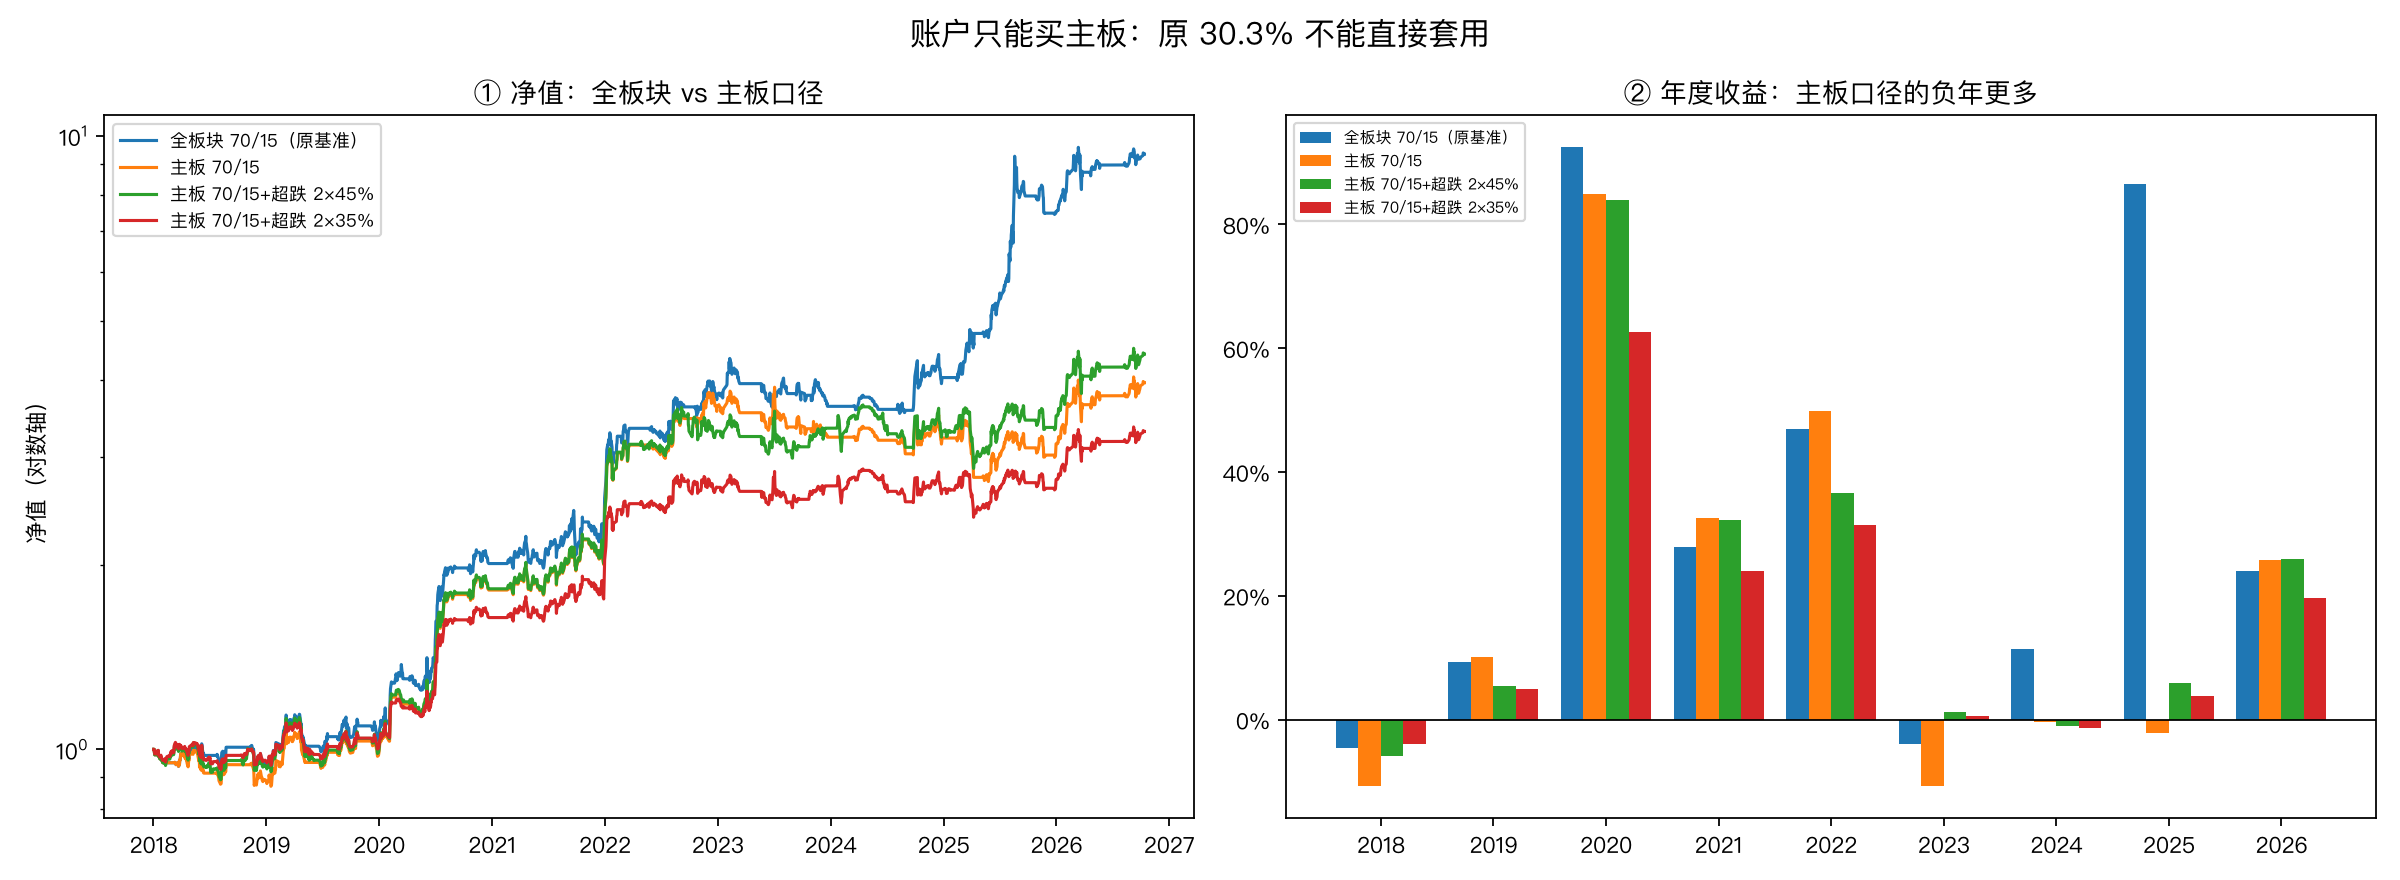

The Python source for this figure:
# -*- coding: utf-8 -*-
"""账户只能买主板：原 70/15 回测的板块贡献，以及主板口径重跑。

输出：
  14_板块贡献.csv
  14_主板_年度.csv
  14_主板_对照.csv
  14_主板_权益.csv / 14_主板_逐笔.csv
  14_主板超跌_权益.csv / 14_主板超跌_逐笔.csv
  14_主板超跌35_权益.csv / 14_主板超跌35_逐笔.csv
  14_主板约束.png

主板定义（按当前券商常用口径）：
  沪主板 600/601/603/605；深主板 000/001/002/003。
  排除创业板 300/301、科创板 688/689、北交所 8/4/920。
  002 原中小板，2021 年并入深主板，本处按主板处理。
"""
import os
import numpy as np
import pandas as pd
import matplotlib
matplotlib.use('Agg')
import matplotlib.pyplot as plt
from matplotlib.ticker import PercentFormatter
from importlib.machinery import SourceFileLoader

BASE = '/Users/admin/WorkSpace/trading'
ENG = os.path.join(BASE, '2026-10-22_全信号_买卖时间_优先级研究', '108_稳健引擎.py')
WEAK = os.path.join(BASE, '2026-10-22_持仓天数_涨跌路径', '07_弱势引擎.py')
PANEL = os.path.join(BASE, '2026-10-20_涨幅趋势_全维度定制/01_数据/全A面板_2016_2026_含退市.pkl')
EQ0 = '11_base_proper_权益.csv'
TR0 = '11_base_proper_逐笔.csv'
START, END = '2018-01-01', '2026-10-13'

plt.rcParams['font.sans-serif'] = ['PingFang SC', 'Heiti SC', 'Arial Unicode MS']
plt.rcParams['axes.unicode_minus'] = False

eng = SourceFileLoader('eng', ENG).load_module()
weak = SourceFileLoader('weak', WEAK).load_module()


def board_of(c):
    c = str(c)
    if c.startswith(('600', '601', '603', '605')):
        return '沪主板'
    if c.startswith(('000', '001', '002', '003')):
        return '深主板'
    if c.startswith(('300', '301')):
        return '创业板'
    if c.startswith(('688', '689')):
        return '科创板'
    if c.startswith(('8', '4', '920')):
        return '北交所'
    return '其他'


def is_main(c):
    return board_of(c) in ('沪主板', '深主板')


def main_mask(codes):
    return np.array([is_main(c) for c in codes], dtype=bool)[None, :]


class MainBase(eng.Engine):
    def __init__(self):
        super().__init__()
        self.base_nogate = (self.base_nogate & (self.AMT <= 70e6) & (self.C <= 15)
                            & main_mask(self.codes))


class MainEnhanced(weak.Engine):
    def __init__(self):
        super().__init__()
        g = lambda k: self.P[k].values
        self.MB0 = g('market_breadth20').copy()
        self.mask = main_mask(self.codes)
        dates = self.dates
        self.valid = (dates >= pd.Timestamp('2017-10-13'))[:, None] & (self.AMT >= 3e7) & (self.C >= 2) & self.mask
        self.trend_t = (self.base_nogate & (self.AMT <= 70e6) & (self.C <= 15)
                        & (self.MB0 > 0.5)[:, None] & self.mask)
        self.ov = (self.MB0 < .10)[:, None] & (self.RSI < 30) & (self.ATR <= .06) & (self.AMT >= 1e8) & self.mask
        self.MB = np.ones_like(self.MB0)
        self.base_nogate = self.trend_t | (self.valid & self.ov)


def annual_returns(E):
    out, prev = {}, E.equity.iloc[0]
    for y in range(2018, 2027):
        x = E.equity.loc[str(y)]
        if len(x) == 0:
            out[f'{y}年'] = np.nan
            continue
        out[f'{y}年'] = x.iloc[-1] / prev - 1
        prev = x.iloc[-1]
    return out


def add_net(T):
    T = T.copy()
    T['net_ret'] = T.pnl / (T.shares * T.entry)
    T['year'] = T.entry_date.dt.year
    return T


def bootstrap_dd(E, n, sims=3000, block=10):
    r = E.ret.dropna().values
    rng = np.random.default_rng(20261023)
    ds = []
    for _ in range(sims):
        out = []
        while len(out) < n:
            i = rng.integers(0, len(r) - block)
            out.extend(r[i:i + block])
        x = np.array(out[:n])
        eq = np.cumprod(1 + x)
        ds.append((eq / np.maximum.accumulate(eq) - 1).min())
    return np.array(ds)


def save_curve(name, E, T):
    E = E.copy()
    E.index.name = 'date'
    E.to_csv(f'14_{name}_权益.csv', encoding='utf-8-sig', float_format='%.4f', date_format='%Y-%m-%d')
    T.to_csv(f'14_{name}_逐笔.csv', index=False, encoding='utf-8-sig', float_format='%.6f', date_format='%Y-%m-%d')


def main():
    # 1) 原基线逐笔的板块贡献
    T0 = pd.read_csv(TR0, parse_dates=['entry_date', 'exit_date'])
    T0['板块'] = T0.code.map(board_of)
    total_pnl = T0.pnl.sum()
    rows = []
    for b, g in T0.groupby('板块'):
        rows.append({
            '板块': b, '笔数': len(g), '笔数占比': len(g) / len(T0),
            '净盈亏': g.pnl.sum(), '净盈亏占比': g.pnl.sum() / total_pnl,
            '胜率': (g.net_ret > 0).mean(), '净均值': g.net_ret.mean(),
            '最大单笔盈利': g.pnl.max(), '最大单笔亏损': g.pnl.min(),
        })
    contrib = pd.DataFrame(rows).sort_values('净盈亏', ascending=False)
    contrib.to_csv('14_板块贡献.csv', index=False, encoding='utf-8-sig', float_format='%.4f')
    print('板块贡献')
    print(contrib.round(4).to_string(index=False))

    # 2) 主板重跑
    b = MainBase()
    E1, T1, m1 = b.run(START, END, slots=2, sizing='fixed', maxpos=.45, heat_cap=.10,
                       gate_thr=.50, gate_mode='mb', rank='amt', hold=20, cost_rate=.0015,
                       vol_target=.20, stop_pct=.20, skip_entry_lu=True)
    T1 = add_net(T1)
    save_curve('主板', E1, T1)

    e = MainEnhanced()
    E2, T2, m2 = e.run(START, END, slots=2, sizing='fixed', maxpos=.45, heat_cap=.10,
                       gate_thr=-1, rank='amt', hold=20, cost_rate=.0015,
                       vol_target=.20, stop_pct=.20, skip_entry_lu=True)
    T2 = add_net(T2)
    save_curve('主板超跌', E2, T2)

    e35 = MainEnhanced()
    E3, T3, m3 = e35.run(START, END, slots=2, sizing='fixed', maxpos=.35, heat_cap=.10,
                         gate_thr=-1, rank='amt', hold=20, cost_rate=.0015,
                         vol_target=.20, stop_pct=.20, skip_entry_lu=True)
    T3 = add_net(T3)
    save_curve('主板超跌35', E3, T3)

    # 3) 对照表 + 年度
    E0 = pd.read_csv(EQ0, parse_dates=['date']).set_index('date')
    variants = [
        ('全板块 70/15（原基准）', E0, T0, None),
        ('主板 70/15', E1, T1, m1),
        ('主板 70/15+超跌 2×45%', E2, T2, m2),
        ('主板 70/15+超跌 2×35%', E3, T3, m3),
    ]
    rows, annual_rows = [], []
    for label, E, T, m in variants:
        ar = annual_returns(E)
        if m is None:
            m = {
                'cagr': (E.equity.iloc[-1] / E.equity.iloc[0]) ** (252 / len(E)) - 1,
                'maxdd': (E.equity / E.equity.cummax() - 1).min(),
                'maxdd_low': (E.equity_low / E.equity.cummax() - 1).min(),
                'trades': len(T), 'win': (T.net_ret > 0).mean(),
                'pf': T.pnl[T.pnl > 0].sum() / max(1e-9, -T.pnl[T.pnl < 0].sum()),
                'avg_exposure': E.exposure.mean(),
            }
        dd1 = bootstrap_dd(E, 252)
        dd3 = bootstrap_dd(E, 756)
        row = {
            '口径': label, '年化': m['cagr'], '最大回撤': m['maxdd'],
            '盘中最大回撤': m['maxdd_low'], '交易数': m['trades'],
            '胜率': m['win'], '盈亏比': m['pf'], '平均仓位': m['avg_exposure'],
            '1年自举P5回撤': np.quantile(dd1, .05),
            '3年自举P5回撤': np.quantile(dd3, .05),
        }
        row.update(ar)
        rows.append(row)
        for k, v in ar.items():
            annual_rows.append({'口径': label, '年份': int(k[:4]), '收益': v})
    comp = pd.DataFrame(rows)
    comp.to_csv('14_主板_对照.csv', index=False, encoding='utf-8-sig', float_format='%.4f')
    pd.DataFrame(annual_rows).to_csv('14_主板_年度.csv', index=False, encoding='utf-8-sig', float_format='%.4f')
    print('\n主板对照')
    print(comp.round(4).to_string(index=False))

    # 4) 图：净值 + 年度
    fig, axes = plt.subplots(1, 2, figsize=(15, 5.5))
    ax = axes[0]
    for label, E, _, _ in variants:
        ax.plot(E.index, E.equity / E.equity.iloc[0], label=label, lw=1.4)
    ax.set_yscale('log')
    ax.set_title('① 净值：全板块 vs 主板口径')
    ax.legend(fontsize=8, loc='upper left')
    ax.set_ylabel('净值（对数轴）')

    ax = axes[1]
    x = np.arange(9)
    years = list(range(2018, 2027))
    for i, (label, _, _, _) in enumerate(variants):
        vals = [comp.loc[comp['口径'] == label, f'{y}年'].iloc[0] for y in years]
        ax.bar(x + (i - 1.5) * .2, vals, width=.2, label=label)
    ax.axhline(0, color='black', lw=.8)
    ax.set_xticks(x)
    ax.set_xticklabels(years)
    ax.yaxis.set_major_formatter(PercentFormatter(1.0, decimals=0))
    ax.set_title('② 年度收益：主板口径的负年更多')
    ax.legend(fontsize=7, loc='upper left')

    fig.suptitle('账户只能买主板：原 30.3% 不能直接套用', fontsize=14)
    plt.tight_layout()
    plt.savefig('14_主板约束.png', dpi=160)
    plt.close()

    print('\n各口径逐年')
    print(comp[['口径'] + [f'{y}年' for y in years]].round(4).to_string(index=False))


if __name__ == '__main__':
    main()
